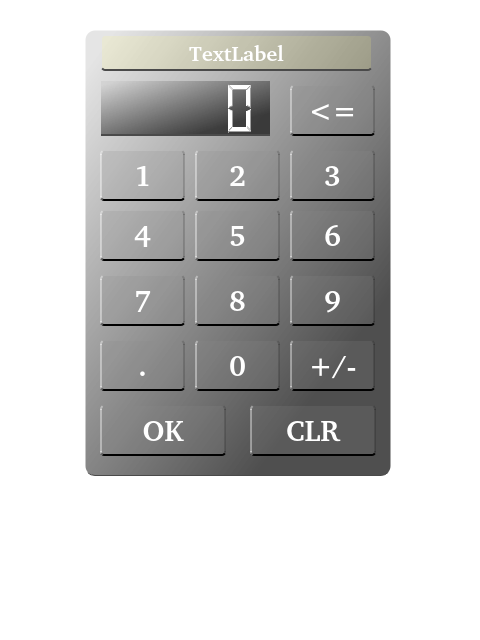
<?xml version="1.0" encoding="UTF-8"?>
<ui version="4.0">
 <class>InsertCalc</class>
 <widget class="QWidget" name="InsertCalc">
  <property name="geometry">
   <rect>
    <x>0</x>
    <y>0</y>
    <width>480</width>
    <height>640</height>
   </rect>
  </property>
  <property name="windowTitle">
   <string notr="true">Form</string>
  </property>
  <property name="styleSheet">
   <string notr="true">background-color: rgb(161, 161, 161,0);
background-image:url(:/transparent.png);</string>
  </property>
  <widget class="QFrame" name="calcForm">
   <property name="geometry">
    <rect>
     <x>85</x>
     <y>30</y>
     <width>306</width>
     <height>446</height>
    </rect>
   </property>
   <property name="styleSheet">
    <string notr="true">color: rgb(255, 255, 255);
background-image:url(/transparent.png);
background-color: qlineargradient(spread:pad, x1:0.75, y1:0.824, x2:0.037, y2:0.05, stop:0 rgba(30,30,30, 200), stop:1 rgba(200, 200, 200, 120));
border: 1px solid  rgb(74, 74, 74);
border-radius:10px;
border-right-color: rgba(255, 255, 153,0);
border-left-color: rgba(255, 255, 153,0);
border-top-color: rgba(255, 255, 153,0);
</string>
   </property>
   <property name="frameShape">
    <enum>QFrame::StyledPanel</enum>
   </property>
   <property name="frameShadow">
    <enum>QFrame::Raised</enum>
   </property>
   <widget class="QLCDNumber" name="risultatoText">
    <property name="geometry">
     <rect>
      <x>15</x>
      <y>50</y>
      <width>171</width>
      <height>56</height>
     </rect>
    </property>
    <property name="styleSheet">
     <string notr="true">color: rgb(255, 255, 255);
background-image:url(/transparent.png);
background-color: qrgba(0, 0, 0, 100);
border: 2px solid  rgb(74, 74, 74);
border-radius:1px;
border-right-color: rgba(255, 255, 153,0);
border-left-color: rgba(255, 255, 153,0);
border-top-color: rgba(255, 255, 153,0);
</string>
    </property>
   </widget>
   <widget class="QPushButton" name="push1">
    <property name="geometry">
     <rect>
      <x>15</x>
      <y>120</y>
      <width>85</width>
      <height>51</height>
     </rect>
    </property>
    <property name="font">
     <font>
      <family>Bitstream Charter</family>
      <pointsize>22</pointsize>
      <weight>75</weight>
      <italic>false</italic>
      <bold>true</bold>
     </font>
    </property>
    <property name="styleSheet">
     <string notr="true">color: rgb(255, 255, 255);
background-image:url(/transparent.png);
background-color: rgba(139, 139, 139, 50);
border: 2px solid  rgb(0, 0, 0);
border-radius:4px;
border-right-color: rgba(0, 0, 0,40);
border-left-color: rgba(255, 255, 255,100);
border-top-color: rgba(255, 255, 153,0);
</string>
    </property>
    <property name="text">
     <string notr="true">1</string>
    </property>
   </widget>
   <widget class="QPushButton" name="push2">
    <property name="geometry">
     <rect>
      <x>110</x>
      <y>120</y>
      <width>85</width>
      <height>51</height>
     </rect>
    </property>
    <property name="font">
     <font>
      <family>Bitstream Charter</family>
      <pointsize>22</pointsize>
      <weight>75</weight>
      <italic>false</italic>
      <bold>true</bold>
     </font>
    </property>
    <property name="styleSheet">
     <string notr="true">color: rgb(255, 255, 255);
background-image:url(/transparent.png);
background-color: rgba(139, 139, 139, 50);
border: 2px solid  rgb(0, 0, 0);
border-radius:4px;
border-right-color: rgba(0, 0, 0,40);
border-left-color: rgba(255, 255, 255,100);
border-top-color: rgba(255, 255, 153,0);
</string>
    </property>
    <property name="text">
     <string notr="true">2</string>
    </property>
   </widget>
   <widget class="QPushButton" name="push3">
    <property name="geometry">
     <rect>
      <x>205</x>
      <y>120</y>
      <width>85</width>
      <height>51</height>
     </rect>
    </property>
    <property name="font">
     <font>
      <family>Bitstream Charter</family>
      <pointsize>22</pointsize>
      <weight>75</weight>
      <italic>false</italic>
      <bold>true</bold>
     </font>
    </property>
    <property name="styleSheet">
     <string notr="true">color: rgb(255, 255, 255);
background-image:url(/transparent.png);
background-color: rgba(139, 139, 139, 50);
border: 2px solid  rgb(0, 0, 0);
border-radius:4px;
border-right-color: rgba(0, 0, 0,40);
border-left-color: rgba(255, 255, 255,100);
border-top-color: rgba(255, 255, 153,0);
</string>
    </property>
    <property name="text">
     <string notr="true">3</string>
    </property>
   </widget>
   <widget class="QPushButton" name="push6">
    <property name="geometry">
     <rect>
      <x>205</x>
      <y>180</y>
      <width>85</width>
      <height>51</height>
     </rect>
    </property>
    <property name="font">
     <font>
      <family>Bitstream Charter</family>
      <pointsize>22</pointsize>
      <weight>75</weight>
      <italic>false</italic>
      <bold>true</bold>
     </font>
    </property>
    <property name="styleSheet">
     <string notr="true">color: rgb(255, 255, 255);
background-image:url(/transparent.png);
background-color: rgba(139, 139, 139, 50);
border: 2px solid  rgb(0, 0, 0);
border-radius:4px;
border-right-color: rgba(0, 0, 0,40);
border-left-color: rgba(255, 255, 255,100);
border-top-color: rgba(255, 255, 153,0);
</string>
    </property>
    <property name="text">
     <string notr="true">6</string>
    </property>
   </widget>
   <widget class="QPushButton" name="push4">
    <property name="geometry">
     <rect>
      <x>15</x>
      <y>180</y>
      <width>85</width>
      <height>51</height>
     </rect>
    </property>
    <property name="font">
     <font>
      <family>Bitstream Charter</family>
      <pointsize>22</pointsize>
      <weight>75</weight>
      <italic>false</italic>
      <bold>true</bold>
     </font>
    </property>
    <property name="styleSheet">
     <string notr="true">color: rgb(255, 255, 255);
background-image:url(/transparent.png);
background-color: rgba(139, 139, 139, 50);
border: 2px solid  rgb(0, 0, 0);
border-radius:4px;
border-right-color: rgba(0, 0, 0,40);
border-left-color: rgba(255, 255, 255,100);
border-top-color: rgba(255, 255, 153,0);
</string>
    </property>
    <property name="text">
     <string notr="true">4</string>
    </property>
   </widget>
   <widget class="QPushButton" name="push5">
    <property name="geometry">
     <rect>
      <x>110</x>
      <y>180</y>
      <width>85</width>
      <height>51</height>
     </rect>
    </property>
    <property name="font">
     <font>
      <family>Bitstream Charter</family>
      <pointsize>22</pointsize>
      <weight>75</weight>
      <italic>false</italic>
      <bold>true</bold>
     </font>
    </property>
    <property name="styleSheet">
     <string notr="true">color: rgb(255, 255, 255);
background-image:url(/transparent.png);
background-color: rgba(139, 139, 139, 50);
border: 2px solid  rgb(0, 0, 0);
border-radius:4px;
border-right-color: rgba(0, 0, 0,40);
border-left-color: rgba(255, 255, 255,100);
border-top-color: rgba(255, 255, 153,0);
</string>
    </property>
    <property name="text">
     <string notr="true">5</string>
    </property>
   </widget>
   <widget class="QPushButton" name="push9">
    <property name="geometry">
     <rect>
      <x>205</x>
      <y>245</y>
      <width>85</width>
      <height>51</height>
     </rect>
    </property>
    <property name="font">
     <font>
      <family>Bitstream Charter</family>
      <pointsize>22</pointsize>
      <weight>75</weight>
      <italic>false</italic>
      <bold>true</bold>
     </font>
    </property>
    <property name="styleSheet">
     <string notr="true">color: rgb(255, 255, 255);
background-image:url(/transparent.png);
background-color: rgba(139, 139, 139, 50);
border: 2px solid  rgb(0, 0, 0);
border-radius:4px;
border-right-color: rgba(0, 0, 0,40);
border-left-color: rgba(255, 255, 255,100);
border-top-color: rgba(255, 255, 153,0);
</string>
    </property>
    <property name="text">
     <string notr="true">9</string>
    </property>
   </widget>
   <widget class="QPushButton" name="push7">
    <property name="geometry">
     <rect>
      <x>15</x>
      <y>245</y>
      <width>85</width>
      <height>51</height>
     </rect>
    </property>
    <property name="font">
     <font>
      <family>Bitstream Charter</family>
      <pointsize>22</pointsize>
      <weight>75</weight>
      <italic>false</italic>
      <bold>true</bold>
     </font>
    </property>
    <property name="styleSheet">
     <string notr="true">color: rgb(255, 255, 255);
background-image:url(/transparent.png);
background-color: rgba(139, 139, 139, 50);
border: 2px solid  rgb(0, 0, 0);
border-radius:4px;
border-right-color: rgba(0, 0, 0,40);
border-left-color: rgba(255, 255, 255,100);
border-top-color: rgba(255, 255, 153,0);
</string>
    </property>
    <property name="text">
     <string notr="true">7</string>
    </property>
   </widget>
   <widget class="QPushButton" name="push8">
    <property name="geometry">
     <rect>
      <x>110</x>
      <y>245</y>
      <width>85</width>
      <height>51</height>
     </rect>
    </property>
    <property name="font">
     <font>
      <family>Bitstream Charter</family>
      <pointsize>22</pointsize>
      <weight>75</weight>
      <italic>false</italic>
      <bold>true</bold>
     </font>
    </property>
    <property name="styleSheet">
     <string notr="true">color: rgb(255, 255, 255);
background-image:url(/transparent.png);
background-color: rgba(139, 139, 139, 50);
border: 2px solid  rgb(0, 0, 0);
border-radius:4px;
border-right-color: rgba(0, 0, 0,40);
border-left-color: rgba(255, 255, 255,100);
border-top-color: rgba(255, 255, 153,0);
</string>
    </property>
    <property name="text">
     <string notr="true">8</string>
    </property>
   </widget>
   <widget class="QPushButton" name="pushBack">
    <property name="geometry">
     <rect>
      <x>205</x>
      <y>55</y>
      <width>85</width>
      <height>51</height>
     </rect>
    </property>
    <property name="font">
     <font>
      <family>Bitstream Charter</family>
      <pointsize>22</pointsize>
      <weight>75</weight>
      <italic>false</italic>
      <bold>true</bold>
     </font>
    </property>
    <property name="styleSheet">
     <string notr="true">color: rgb(255, 255, 255);
background-image:url(/transparent.png);
background-color: rgba(139, 139, 139, 50);
border: 2px solid  rgb(0, 0, 0);
border-radius:4px;
border-right-color: rgba(0, 0, 0,40);
border-left-color: rgba(255, 255, 255,100);
border-top-color: rgba(255, 255, 153,0);
</string>
    </property>
    <property name="text">
     <string notr="true">&lt;=</string>
    </property>
   </widget>
   <widget class="QPushButton" name="pushOk">
    <property name="geometry">
     <rect>
      <x>15</x>
      <y>375</y>
      <width>126</width>
      <height>51</height>
     </rect>
    </property>
    <property name="font">
     <font>
      <family>Bitstream Charter</family>
      <pointsize>22</pointsize>
      <weight>75</weight>
      <italic>false</italic>
      <bold>true</bold>
     </font>
    </property>
    <property name="styleSheet">
     <string notr="true">color: rgb(255, 255, 255);
background-image:url(/transparent.png);
background-color: rgba(139, 139, 139, 50);
border: 2px solid  rgb(0, 0, 0);
border-radius:4px;
border-right-color: rgba(0, 0, 0,40);
border-left-color: rgba(255, 255, 255,100);
border-top-color: rgba(255, 255, 153,0);
</string>
    </property>
    <property name="text">
     <string notr="true">OK</string>
    </property>
   </widget>
   <widget class="QPushButton" name="pushCanc">
    <property name="geometry">
     <rect>
      <x>165</x>
      <y>375</y>
      <width>126</width>
      <height>51</height>
     </rect>
    </property>
    <property name="font">
     <font>
      <family>Bitstream Charter</family>
      <pointsize>22</pointsize>
      <weight>75</weight>
      <italic>false</italic>
      <bold>true</bold>
     </font>
    </property>
    <property name="styleSheet">
     <string notr="true">color: rgb(255, 255, 255);
background-image:url(/transparent.png);
background-color: rgba(139, 139, 139, 50);
border: 2px solid  rgb(0, 0, 0);
border-radius:4px;
border-right-color: rgba(0, 0, 0,40);
border-left-color: rgba(255, 255, 255,100);
border-top-color: rgba(255, 255, 153,0);
</string>
    </property>
    <property name="text">
     <string notr="true">CLR</string>
    </property>
   </widget>
   <widget class="QLabel" name="calcTitle">
    <property name="geometry">
     <rect>
      <x>16</x>
      <y>5</y>
      <width>271</width>
      <height>36</height>
     </rect>
    </property>
    <property name="font">
     <font>
      <family>Bitstream Charter</family>
      <pointsize>16</pointsize>
      <weight>75</weight>
      <bold>true</bold>
     </font>
    </property>
    <property name="styleSheet">
     <string notr="true">color: rgb(255, 255, 255);
background-image:url(/transparent.png);
background-color: rgba(255, 251, 123,40);
border: 2px solid  rgb(74, 74, 74);
border-radius:4px;
border-right-color: rgba(255, 255, 153,0);
border-left-color: rgba(255, 255, 153,0);
border-top-color: rgba(255, 255, 153,0);
</string>
    </property>
    <property name="text">
     <string notr="true">TextLabel</string>
    </property>
    <property name="alignment">
     <set>Qt::AlignCenter</set>
    </property>
   </widget>
   <widget class="QPushButton" name="push0">
    <property name="geometry">
     <rect>
      <x>110</x>
      <y>310</y>
      <width>85</width>
      <height>51</height>
     </rect>
    </property>
    <property name="font">
     <font>
      <family>Bitstream Charter</family>
      <pointsize>22</pointsize>
      <weight>75</weight>
      <italic>false</italic>
      <bold>true</bold>
     </font>
    </property>
    <property name="styleSheet">
     <string notr="true">color: rgb(255, 255, 255);
background-image:url(/transparent.png);
background-color: rgba(139, 139, 139, 50);
border: 2px solid  rgb(0, 0, 0);
border-radius:4px;
border-right-color: rgba(0, 0, 0,40);
border-left-color: rgba(255, 255, 255,100);
border-top-color: rgba(255, 255, 153,0);
</string>
    </property>
    <property name="text">
     <string notr="true">0</string>
    </property>
   </widget>
   <widget class="QPushButton" name="pushDot">
    <property name="geometry">
     <rect>
      <x>15</x>
      <y>310</y>
      <width>85</width>
      <height>51</height>
     </rect>
    </property>
    <property name="font">
     <font>
      <family>Bitstream Charter</family>
      <pointsize>22</pointsize>
      <weight>75</weight>
      <italic>false</italic>
      <bold>true</bold>
     </font>
    </property>
    <property name="styleSheet">
     <string notr="true">color: rgb(255, 255, 255);
background-image:url(/transparent.png);
background-color: rgba(139, 139, 139, 50);
border: 2px solid  rgb(0, 0, 0);
border-radius:4px;
border-right-color: rgba(0, 0, 0,40);
border-left-color: rgba(255, 255, 255,100);
border-top-color: rgba(255, 255, 153,0);
</string>
    </property>
    <property name="text">
     <string notr="true">.</string>
    </property>
   </widget>
   <widget class="QPushButton" name="pushSgn">
    <property name="geometry">
     <rect>
      <x>205</x>
      <y>310</y>
      <width>85</width>
      <height>51</height>
     </rect>
    </property>
    <property name="font">
     <font>
      <family>Bitstream Charter</family>
      <pointsize>22</pointsize>
      <weight>75</weight>
      <italic>false</italic>
      <bold>true</bold>
     </font>
    </property>
    <property name="styleSheet">
     <string notr="true">color: rgb(255, 255, 255);
background-image:url(/transparent.png);
background-color: rgba(139, 139, 139, 50);
border: 2px solid  rgb(0, 0, 0);
border-radius:4px;
border-right-color: rgba(0, 0, 0,40);
border-left-color: rgba(255, 255, 255,100);
border-top-color: rgba(255, 255, 153,0);
</string>
    </property>
    <property name="text">
     <string notr="true">+/-</string>
    </property>
   </widget>
  </widget>
 </widget>
 <resources/>
 <connections/>
</ui>
